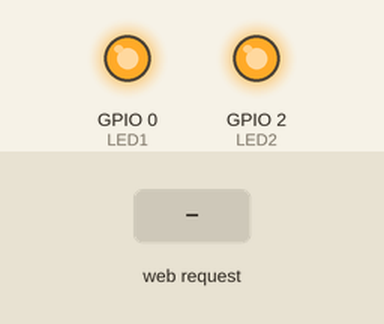
This sketch was run on a simulated ESP8266 (NodeMCU). Parts: output pins drawn as LEDs (lit = HIGH). Inputs (shaded band) come from the test bench. WiFi joins after 1.5 s; servers stay silent unless stated; what the sketch prints to the serial monitor is not drawn.

Above: at 2.7 s.
2.8 s: HTTP request GET /?LED=11 received
At 3.3 s:
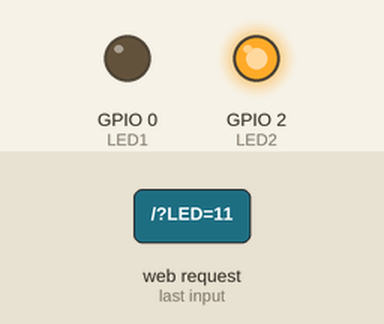
4.3 s: HTTP request GET /?LED=21 received
At 5.5 s:
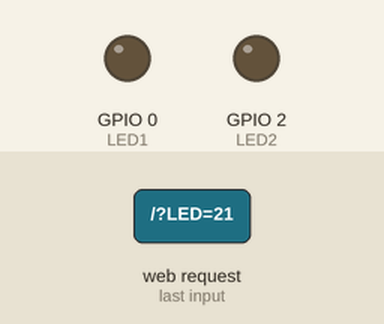
5.8 s: HTTP request GET /?LED=10 received
At 6.8 s:
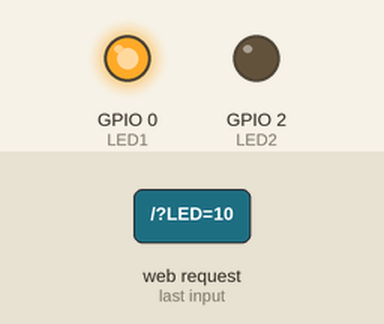
7.3 s: HTTP request GET /?LED=20 received
At 8.0 s:
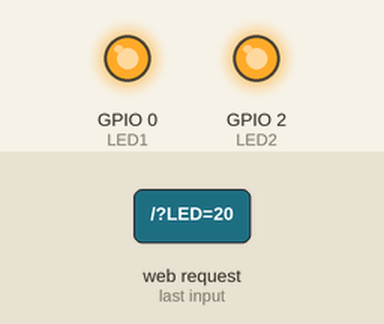
Timing chart, 0 to 9.8 s (numbered marks = the images above; inputs shaded):
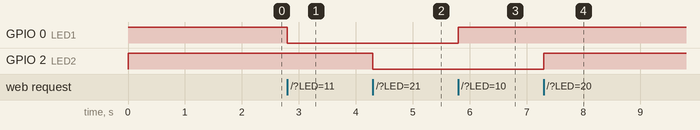

The sketch:

espwebserver.ino
```cpp
#include <ESP8266WiFi.h>
#include <WiFiClient.h>
#include <ESP8266WebServer.h>
#include <ESP8266mDNS.h>

// Fill in your WiFi router SSID and password
const char* ssid = "wifi";
const char* password = "wifi5233";
MDNSResponder mdns;

ESP8266WebServer server(80);

const char INDEX_HTML[] =
"<!doctype html>"
"<html>"
"<title>Home Automation WebApp</title>"
"<head>"
"<meta name=\"viewport\" content=\"width=device-width, initial-scale=1.0\">"
"<link rel=\"stylesheet\" href=\"https://fonts.googleapis.com/icon?family=Material+Icons\">"
"<link rel=\"stylesheet\" href=\"https://code.getmdl.io/1.3.0/material.indigo-blue.min.css\" />"
"<link rel=\"stylesheet\" href=\"https://shashikg.github.io/home-automation/style.css\" />"
"<script defer src=\"https://code.getmdl.io/1.3.0/material.min.js\"></script>"
"<script defer src=\"https://shashikg.github.io/home-automation/myjs.js\"></script>"
"<script defer src=\"https://code.getmdl.io/1.3.0/myjs.js\"></script>"
"</head>"
"<body>"
"<dialog id=\"Logindialog\" class=\"mdl-dialog\">"
"<h4 class=\"mdl-dialog__title\">Sign In</h4>"
"<div class=\"mdl-dialog__content\">"
"<p id=\"loginerror\"></p>"
"<div class=\"mdl-textfield mdl-js-textfield mdl-textfield--floating-label\">"
"<input class=\"mdl-textfield__input\" type=\"text\" id=\"loginemail\">"
"<label class=\"mdl-textfield__label\" for=\"sample3\">Email id</label>"
"</div>"
"<div class=\"mdl-textfield mdl-js-textfield mdl-textfield--floating-label\">"
"<input class=\"mdl-textfield__input\" type=\"password\" id=\"loginpassword\">"
"<label class=\"mdl-textfield__label\" for=\"sample3\">Password</label>"
"</div>"
"</div>"
"<div class=\"mdl-dialog__actions\">"
"<button id=\"loginbtn\" class=\"mdl-button mdl-js-button mdl-button--raised mdl-button--colored mdl-js-ripple-effect\">Sign In</button>  <div id=\"loginprogress\" class=\"mdl-spinner mdl-js-spinner is-active\"></div>"
"</div>"
"</dialog>"
"<div class=\"login-cover\">"
"<div class=\"mdl-spinner mdl-js-spinner is-active\"></div>"
"</div>"
"<center>"
"<h3>Home Automation</h3>"
"<FORM action=\"/\" method=\"post\">"
"<P>"
"<h5>LED 1</h5>"
"<label class=\"mdl-radio mdl-js-radio mdl-js-ripple-effect\">"
"<INPUT type=\"radio\"  class=\"mdl-radio__button\" name=\"LED\" value=\"11\">"
"<span class=\"mdl-radio__label\"><b>ON</b></span>"
"</label><br>"

"<label class=\"mdl-radio mdl-js-radio mdl-js-ripple-effect\">"
"<INPUT type=\"radio\"  class=\"mdl-radio__button\" name=\"LED\" value=\"10\">"
"<span class=\"mdl-radio__label\"><b>OFF</b></span>"
"</label><br>"

"<h5>LED 2</h5>"
"<label class=\"mdl-radio mdl-js-radio mdl-js-ripple-effect\">"
"<INPUT type=\"radio\"  class=\"mdl-radio__button\" name=\"LED\" value=\"21\">"
"<span class=\"mdl-radio__label\"><b>ON</b></span>"
"</label><br>"

"<label class=\"mdl-radio mdl-js-radio mdl-js-ripple-effect\">"
"<INPUT type=\"radio\"  class=\"mdl-radio__button\" name=\"LED\" value=\"20\">"
"<span class=\"mdl-radio__label\"><b>OFF</b></span>"
"</label><br>"
"<INPUT type=\"submit\" class=\"mdl-button mdl-js-button mdl-button--raised mdl-js-ripple-effect\" value=\"Send\">"
"</P>"
"</FORM><br>"
"<button id=\"signoutbtn\" class=\"mdl-button mdl-js-button mdl-button--raised mdl-button--colored mdl-js-ripple-effect\">Sign Out<i class=\"material-icons\">account_circle</i>"
"</button>"
"</center>"
"<script src=\"https://www.gstatic.com/firebasejs/4.7.0/firebase.js\"></script>"
"<script>"
"var config = {"
"apiKey: \"AIzaSyCzzrwdI0J-1jzuy6BfkCp71pnUDiWF1lI\","
"authDomain: \"home-auto-34636.firebaseapp.com\","
"databaseURL: \"https://home-auto-34636.firebaseio.com\","
"projectId: \"home-auto-34636\","
"storageBucket: \"home-auto-34636.appspot.com\","
"messagingSenderId: \"913570393666\""
"};"
"firebase.initializeApp(config);"
"</script>"
"<script src=\"https://code.jquery.com/jquery-3.1.0.js\"></script>"
"</body>"
"</html>";

// GPIO#0 is for Adafruit ESP8266 HUZZAH board. Your board LED might be on 13.
const int LED2 = 2;
const int LED1 = 0;

void handleRoot()
{
  if (server.hasArg("LED")) {
    handleSubmit();
  }
  else {
    server.send(200, "text/html", INDEX_HTML);
  }
}

void returnFail(String msg)
{
  server.sendHeader("Connection", "close");
  server.sendHeader("Access-Control-Allow-Origin", "*");
  server.send(500, "text/plain", msg + "\r\n");
}

void handleSubmit()
{
  String LEDvalue;

  if (!server.hasArg("LED")) return returnFail("BAD ARGS");
  LEDvalue = server.arg("LED");

  if (LEDvalue == "11") {
    writeLED(true,LED1);
    server.send(200, "text/html", INDEX_HTML);
  }
  else if (LEDvalue == "10") {
    writeLED(false,LED1);
    server.send(200, "text/html", INDEX_HTML);
  }
  else if (LEDvalue == "20") {
    writeLED(false,LED2);
    server.send(200, "text/html", INDEX_HTML);
  }
  else if (LEDvalue == "21") {
    writeLED(true,LED2);
    server.send(200, "text/html", INDEX_HTML);
  }
  else {
    returnFail("Bad LED value");
  }
}

void returnOK()
{
  server.sendHeader("Connection", "close");
  server.sendHeader("Access-Control-Allow-Origin", "*");
  server.send(200, "text/plain", "OK\r\n");
}

/*
 * Imperative to turn the LED on using a non-browser http client.
 * For example, using wget.
 * $ wget http://esp8266webform/ledon
 */
// void handleLEDon()
// {
//   writeLED(true,LEDPIN);
//   returnOK();
// }

// /*
//  * Imperative to turn the LED off using a non-browser http client.
//  * For example, using wget.
//  * $ wget http://esp8266webform/ledoff
//  */
// void handleLEDoff()
// {
//   writeLED(false,LEDPIN);
//   returnOK();
// }

void handleNotFound()
{
  String message = "File Not Found\n\n";
  message += "URI: ";
  message += server.uri();
  message += "\nMethod: ";
  message += (server.method() == HTTP_GET)?"GET":"POST";
  message += "\nArguments: ";
  message += server.args();
  message += "\n";
  for (uint8_t i=0; i<server.args(); i++){
    message += " " + server.argName(i) + ": " + server.arg(i) + "\n";
  }
  server.send(404, "text/plain", message);
}

void writeLED(bool LEDon, int LEDPIN)
{
  // Note inverted logic for Adafruit HUZZAH board
  if (LEDon)
    digitalWrite(LEDPIN, 0);
  else
    digitalWrite(LEDPIN, 1);
}

void setup(void)
{
  pinMode(LED1, OUTPUT);
  pinMode(LED2, OUTPUT);
  writeLED(false,LED1);
  writeLED(false,LED2);

  Serial.begin(115200);
  WiFi.begin(ssid, password);
  Serial.println("");

  // Wait for connection
  while (WiFi.status() != WL_CONNECTED) {
    delay(500);
    Serial.print(".");
  }
  Serial.println("");
  Serial.print("Connected to ");
  Serial.println(ssid);
  Serial.print("IP address: ");
  Serial.println(WiFi.localIP());

  if (mdns.begin("esp8266WebForm", WiFi.localIP())) {
    Serial.println("MDNS responder started");
  }

  server.on("/", handleRoot);
  // server.on("/ledon", handleLEDon);
  // server.on("/ledoff", handleLEDoff);
  server.onNotFound(handleNotFound);

  server.begin();
  Serial.print("Connect to http://esp8266WebForm.local or http://");
  Serial.println(WiFi.localIP());
}

void loop(void)
{
  server.handleClient();
}
```

Measured:
- after the input at 2.8 s, GPIO 0 (LED1): HIGH → LOW at once
- after the input at 4.3 s, GPIO 2 (LED2): HIGH → LOW at once
- after the input at 5.8 s, GPIO 0 (LED1): LOW → HIGH at once
- after the input at 7.3 s, GPIO 2 (LED2): LOW → HIGH at once
